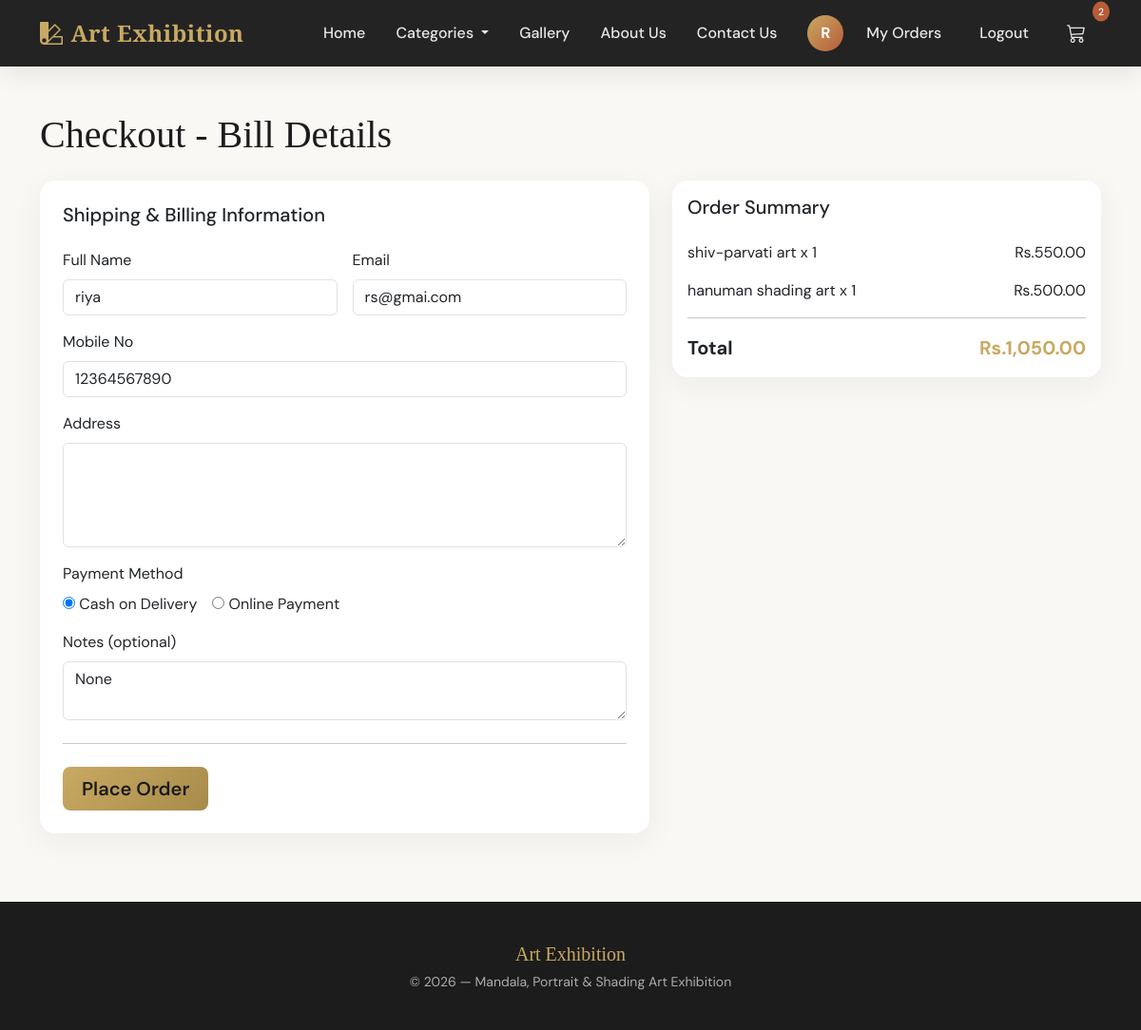
/checkout/ (signed in), run on the app's committed database.
### core/models.py (models this page shows, shortened)
class SiteSettings(models.Model):
    site_name = models.CharField(max_length=100, default='Art Exhibition')
    about_us_title = models.CharField(max_length=200, default='About Art Exhibition')
    about_us_content = models.TextField(default='We showcase beautiful artworks including mandala, portrait, and shading art.')
    contact_email = models.EmailField(default='contact@artexhibition.com')
    contact_phone = models.CharField(max_length=20, default='+91 98765 43210')
    contact_address = models.TextField(default='123 Art Gallery Street, Mumbai, India')
    hero_title = models.CharField(max_length=200, default='Discover Beautiful Art')
    hero_subtitle = models.CharField(max_length=300, default='Mandala, Portrait & Shading Art Exhibition')
    hero_background = models.ImageField(upload_to='hero/', blank=True, null=True)
    hero_background_url = models.URLField(blank=True, null=True)

class User(AbstractUser):
    USER_TYPE_CHOICES = (
        ('admin', 'Admin'),
        ('client', 'Client'),
    )
    email = models.EmailField(unique=True)
    user_type = models.CharField(max_length=10, choices=USER_TYPE_CHOICES, default='client')
    phone = models.CharField(max_length=15, blank=True)
    address = models.TextField(blank=True)
    profile_pic = models.ImageField(upload_to='profiles/', blank=True, null=True)
    created_at = models.DateTimeField(auto_now_add=True)
    updated_at = models.DateTimeField(auto_now=True)
    USERNAME_FIELD = 'email'
    REQUIRED_FIELDS = ['username']
    def get_display_name(self):
        if self.username:
            return self.username[0].upper()
        if self.email:
            return self.email[0].upper()
        return 'U'

class Cart(models.Model):
    user = models.ForeignKey(User, on_delete=models.CASCADE, related_name='carts')
    painting = models.ForeignKey(Painting, on_delete=models.CASCADE, related_name='cart_items')
    quantity = models.PositiveIntegerField(default=1)
    created_at = models.DateTimeField(auto_now_add=True)
    class Meta:
        ordering = ['-created_at']
        unique_together = ['user', 'painting']
    @property
    def subtotal(self):
        return self.painting.price * self.quantity

class Painting(models.Model):
    title = models.CharField(max_length=255)
    slug = models.SlugField(unique=True, max_length=255)
    description = models.TextField(blank=True)
    category = models.ForeignKey(Category, on_delete=models.SET_NULL, null=True, related_name='paintings')
    image = models.ImageField(upload_to=painting_upload_path, blank=True, null=True)
    image_url = models.URLField(blank=True, null=True, help_text='External image URL if no file uploaded')
    price = models.DecimalField(max_digits=10, decimal_places=2, default=0)
    dimension = models.CharField(max_length=100, blank=True)
    medium = models.CharField(max_length=100, blank=True)
    is_available = models.BooleanField(default=True)
    stock = models.PositiveIntegerField(null=True, blank=True)
    sold_count = models.PositiveIntegerField(default=0)
    created_at = models.DateTimeField(auto_now_add=True)
    updated_at = models.DateTimeField(auto_now=True)
    class Meta:
        ordering = ['-created_at']

### core/views.py (the view)
# urls.py: path('checkout/', views.checkout_view, name='checkout'),
@login_required
def checkout_view(request):
    items = Cart.objects.filter(user=request.user).select_related('painting')
    if not items.exists():
        messages.warning(request, 'Your cart is empty.')
        return redirect('core:gallery')
    total = sum(c.subtotal for c in items)
    if request.method == 'POST':
        form = CheckoutForm(request.POST)
        if form.is_valid():
            order = Order.objects.create(
                user=request.user,
                full_name=form.cleaned_data['full_name'],
                email=form.cleaned_data['email'],
                total_amount=total,
                shipping_address=form.cleaned_data['shipping_address'],
                phone=form.cleaned_data['phone'],
                payment_method=form.cleaned_data.get('payment_method', 'cod'),
                notes=form.cleaned_data.get('notes', ''),
            )
            for cart_item in items:
                OrderItem.objects.create(
                    order=order,
                    painting=cart_item.painting,
                    quantity=cart_item.quantity,
                    price=cart_item.painting.price,
                )
            items.delete()
            messages.success(request, f'Order {order.order_number} placed successfully.')
            return redirect('core:order_detail', order_id=order.id)
    else:
        initial = {
            'full_name': request.user.get_full_name() or request.user.username,
            'email': request.user.email,
            'phone': getattr(request.user, 'phone', ''),
            'shipping_address': getattr(request.user, 'address', ''),
        }
        form = CheckoutForm(initial=initial)
    return render(request, 'core/checkout.html', {
        'cart_items': items, 'cart_total': total, 'form': form
    })

### core/forms.py
class CheckoutForm(forms.Form):
    full_name = forms.CharField(max_length=255, widget=forms.TextInput(attrs={'class': 'form-control'}))
    email = forms.EmailField(widget=forms.EmailInput(attrs={'class': 'form-control'}))
    phone = forms.CharField(max_length=15, widget=forms.TextInput(attrs={'class': 'form-control'}))
    shipping_address = forms.CharField(widget=forms.Textarea(attrs={'class': 'form-control', 'rows': 4}))
    payment_method = forms.ChoiceField(choices=[('cod', 'Cash on Delivery'), ('online', 'Online Payment')], widget=forms.RadioSelect)
    notes = forms.CharField(required=False, widget=forms.Textarea(attrs={'class': 'form-control', 'rows': 2}))

### core/context_processors.py (called while the page is built)
def cart_count(request):
    try:
        if request.user.is_authenticated:
            return {'cart_count': Cart.objects.filter(user=request.user).count()}
    except Exception:
        pass
    return {'cart_count': 0}

def site_settings(request):
    try:
        s = SiteSettings.objects.first()
        return {'site_settings': s if s else SiteSettings()}
    except Exception:
        return {'site_settings': SiteSettings()}

def nav_categories(request):
    try:
        cats = Category.objects.order_by('name')
        return {'nav_categories': cats}
    except Exception:
        return {'nav_categories': []}

### templates/core/checkout.html (shortened to what this page needs)
{% extends 'base.html' %}
{% load humanize %}
{% block content %}
<section class="py-5">
    <div class="container">
        <h1 class="font-display mb-4">Checkout - Bill Details</h1>
        <div class="row">
            <div class="col-lg-7">
                <div class="card card-art mb-4">
                    <div class="card-body p-4">
                        <h5 class="mb-4">Shipping & Billing Information</h5>
                        <form method="post">
                            <div class="row g-3">
                                <div class="col-md-6">
                                    <label class="form-label">Full Name</label>
                                    <input type="text" name="full_name" class="form-control" value="{{ form.full_name.value }}" required>
                                </div>
                                <div class="col-md-6">
                                    <label class="form-label">Email</label>
                                    <input type="email" name="email" class="form-control" value="{{ form.email.value }}" required>
                                </div>
                                <div class="col-12">
                                    <label class="form-label">Mobile No</label>
                                    <input type="text" name="phone" class="form-control" value="{{ form.phone.value }}" required>
                                </div>
                                <div class="col-12">
                                    <label class="form-label">Address</label>
                                    <textarea name="shipping_address" class="form-control" rows="4" required>{{ form.shipping_address.value }}</textarea>
                                </div>
                                <div class="col-12">
                                    <label class="form-label">Payment Method</label>
                                    <div class="d-flex gap-3">
                                        <label><input type="radio" name="payment_method" value="cod" checked> Cash on Delivery</label>
                                        <label><input type="radio" name="payment_method" value="online"> Online Payment</label>
                                    </div>
                                </div>
                                <div class="col-12">
                                    <label class="form-label">Notes (optional)</label>
                                    <textarea name="notes" class="form-control" rows="2">{{ form.notes.value }}</textarea>
                                </div>
                            </div>
                            <hr class="my-4">
                            <button type="submit" class="btn btn-art btn-lg">Place Order</button>
                        </form>
                    </div>
                </div>
            </div>
            <div class="col-lg-5">
                <div class="card card-art sticky-top">
                    <div class="card-body">
                        <h5 class="mb-4">Order Summary</h5>
                        {% for item in cart_items %}
                        <div class="d-flex justify-content-between align-items-center mb-3">
                            <div>
                                <span>{{ item.painting.title }} x {{ item.quantity }}</span>
                            </div>
                            <span>Rs.{{ item.subtotal|intcomma }}</span>
                        </div>
                        {% endfor %}
                        <hr>
                        <div class="d-flex justify-content-between fw-bold fs-5">
                            <span>Total</span>
                            <span style="color: var(--art-gold);">Rs.{{ cart_total|intcomma }}</span>
                        </div>
                    </div>
                </div>
            </div>
        </div>
    </div>
</section>
{% endblock %}

### templates/base.html (shortened to what this page needs)
{% load static %}
<!DOCTYPE html>
<html lang="en">
<head>
    <link href="https://cdn.jsdelivr.net/npm/bootstrap@5.3.2/dist/css/bootstrap.min.css" rel="stylesheet">
    <link rel="stylesheet" href="https://cdn.jsdelivr.net/npm/bootstrap-icons@1.11.1/font/bootstrap-icons.css">
</head>
<body class="d-flex flex-column min-vh-100">
    {% block nav %}
    <nav class="navbar navbar-expand-lg navbar-dark navbar-art sticky-top">
        <div class="container">
            <a class="navbar-brand" href="{% url 'core:home' %}">
                <i class="bi bi-palette2 me-2"></i>{{ site_settings.site_name }}
            </a>
            <div class="collapse navbar-collapse" id="navbarNav">
                <ul class="navbar-nav ms-auto">
                    <li class="nav-item"><a class="nav-link {% if request.resolver_match.url_name == 'home' %}active{% endif %}" href="{% url 'core:home' %}">Home</a></li>
                    <li class="nav-item dropdown">
                        <a class="nav-link dropdown-toggle" href="#" id="categoryDropdown" role="button" data-bs-toggle="dropdown" aria-expanded="false">
                            Categories
                        </a>
                    </li>
                    <li class="nav-item"><a class="nav-link" href="{% url 'core:gallery' %}">Gallery</a></li>
                    <li class="nav-item"><a class="nav-link" href="{% url 'core:about_us' %}">About Us</a></li>
                    <li class="nav-item"><a class="nav-link" href="{% url 'core:contact_us' %}">Contact Us</a></li>
                </ul>
                <ul class="navbar-nav align-items-center gap-2 ms-3">
                    {% if user.is_authenticated %}
                    <li class="nav-item">
                        <div class="user-avatar" title="{{ user.email }}">
                            {{ user.get_display_name }}
                        </div>
                    </li>
                    <li class="nav-item"><a class="nav-link" href="{% url 'core:order_list' %}">My Orders</a></li>
                    <li class="nav-item"><a class="nav-link" href="{% url 'core:logout' %}">Logout</a></li>
                    {% else %}
                    <li class="nav-item"><a class="btn btn-outline-art btn-sm" href="{% url 'core:register' %}">Register</a></li>
                    <li class="nav-item"><a class="btn btn-art btn-sm" href="{% url 'core:login' %}">Login</a></li>
                    {% endif %}
                    {% if user.is_authenticated %}
                    <li class="nav-item">
                        <a class="nav-link position-relative" href="{% url 'core:cart' %}">
                            <i class="bi bi-cart3 fs-5"></i>
                            {% if cart_count %}<span class="cart-badge position-absolute top-0 start-100 translate-middle">{{ cart_count }}</span>{% endif %}
                        </a>
                    </li>
                    {% endif %}
                </ul>
            </div>
        </div>
    </nav>
    {% endblock %}
    <main class="flex-grow-1">
        {% block content %}{% endblock %}
    </main>
    {% block footer %}
    <footer class="mt-auto">
        <div class="container text-center">
            <p class="mb-1 font-display fs-5" style="color: var(--art-gold);">{{ site_settings.site_name }}</p>
            <p class="small mb-0 opacity-75">© {% now "Y" %} — Mandala, Portrait & Shading Art Exhibition</p>
        </div>
    </footer>
    {% endblock %}
</body>
</html>

### templates/base.html (style rules this page uses)
:root { --art-ivory: #FAF8F5; --art-charcoal: #1C1C1C; --art-gold: #C9A962; --art-terracotta: #B85C38; --art-sage: #7D8B6F; --art-cream: #F5F0E8; }
* { box-sizing: border-box; }
body { font-family: 'DM Sans', sans-serif; background: var(--art-ivory); color: var(--art-charcoal); min-height: 100vh; overflow-x: hidden; }
.font-display { font-family: 'Playfair Display', serif; }
.navbar-art { background: rgba(28, 28, 28, 0.97) !important; backdrop-filter: blur(12px); box-shadow: 0 4px 30px rgba(0,0,0,0.1); padding: 0.75rem 0; }
.navbar-art .navbar-brand { font-family: 'Playfair Display', serif; font-weight: 700; font-size: 1.5rem; color: var(--art-gold) !important; letter-spacing: 0.5px; }
.navbar-art .nav-link { color: rgba(255,255,255,0.9) !important; font-weight: 500; padding: 0.5rem 1rem !important; border-radius: 6px; transition: all 0.3s ease; }
.user-avatar { width: 38px; height: 38px; border-radius: 50%; background: linear-gradient(135deg, var(--art-gold), var(--art-terracotta)); color: white; display: flex; align-items: center; justify-content: center; font-weight: 700; font-size: 1rem; }
.cart-badge { background: var(--art-terracotta); color: white; font-size: 0.65rem; padding: 0.25em 0.5em; border-radius: 50%; min-width: 18px; text-align: center; }
.btn-art { background: linear-gradient(135deg, var(--art-gold), #a88b4a); color: var(--art-charcoal); border: none; font-weight: 600; padding: 0.5rem 1.25rem; border-radius: 8px; transition: all 0.3s ease; }
.card-art { border: none; border-radius: 16px; overflow: hidden; box-shadow: 0 8px 32px rgba(28, 28, 28, 0.06); transition: all 0.4s cubic-bezier(0.4, 0, 0.2, 1); }
footer { background: var(--art-charcoal); color: rgba(255,255,255,0.85); padding: 2.5rem 0; margin-top: auto; }

### data on the page
SiteSettings: site_name "Art Exhibition"
User: get_display_name "R", full_name "riya", email "rs@gmai.com", phone "12364567890"
Cart: painting "shiv-parvati art", quantity "1", subtotal "550.00"
Cart: painting "hanuman shading art", quantity "1", subtotal "500.00"

### other printed values
{{ cart_count }} "2"
{{ cart_total|intcomma }} "1,050.00"
